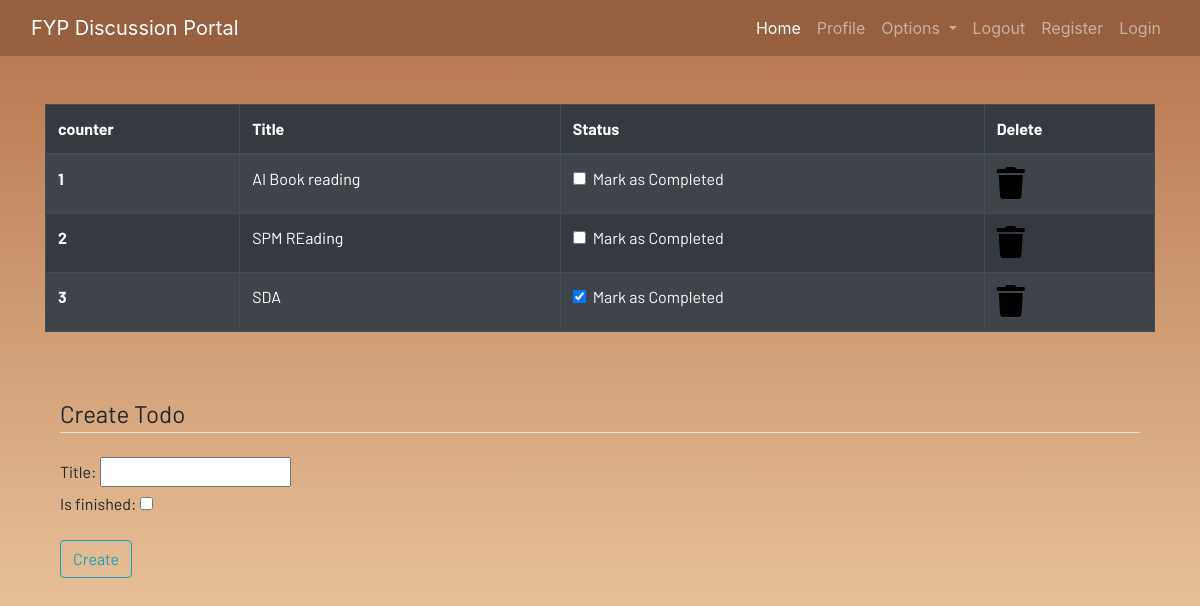
Page /todo (signed in) on the earlier database version.
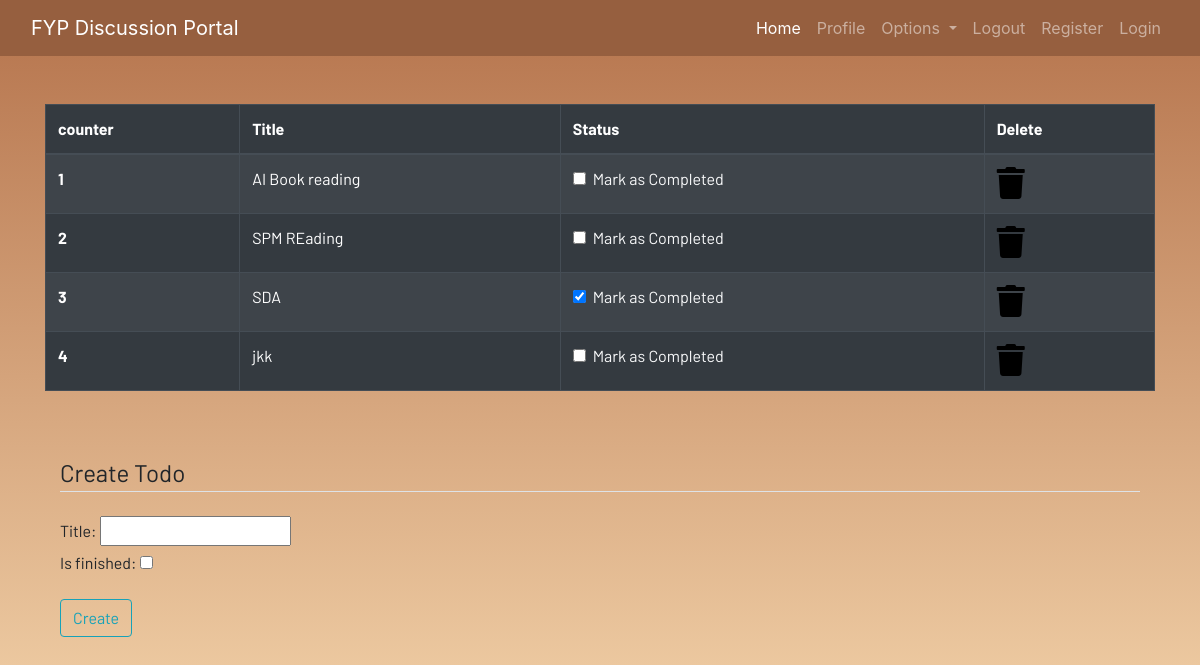
Same page on the later database version.
### dashboard/models.py (models this page shows)
class Todo(models.Model):
    user=models.ForeignKey(User,on_delete=models.CASCADE)
    title=models.CharField(max_length=200)
    is_finished=models.BooleanField(default=False)

### dashboard/views.py (the view)
# urls.py: path('todo',views.todo, name="todo"),
def todo(request):
    if request.method == 'POST':
        form =TodoForm(request.POST)
        if form.is_valid():
            try:
                finished=request.POST["is_finished"]
                if finished =='on':
                    finished =True
                else:
                    finished=False
            except:
                    finished=False
            todos=Todo(
                    user=request.user,
                    title=request.POST['title'],
                    is_finished=finished
                )
            todos.save()
            messages.success(request,f"Todo added from {request.user.username} successfully")
    else:
        form=TodoForm()
    todo=Todo.objects.filter(user=request.user)
    if len(todo)== 0:
        todos_done=True
    else:
        todos_done=False
    context={
        'form':form,
        'todos':todo,
        'todos_done':todos_done
    }
    return render(request,'dashboard/todo.html',context)

### dashboard/forms.py
class TodoForm(forms.ModelForm):
    class Meta:
        model=Todo
        fields=['title','is_finished']

### dashboard/templates/dashboard/todo.html (shortened to what this page needs)
{% extends 'dashboard/base.html' %} {% load static %} {% block content %}
<div class="container">
  {% if not todos_done %}
  <table class="table table-striped table-bordered table-hover table-dark">
    <thead>
      <tr>
        <th scope="col">counter</th>
        <th scope="col">Title</th>
        <th scope="col">Status</th>
        <th scope="col">Delete</th>
      </tr>
    </thead>
    <tbody>
      {% for todo in todos %}
      <tr>
        <th scope="row">{{forloop.counter}}</th>
        <td>{{todo.title}}</td>
        <td>
          <a href="{% url 'update_todo' todo.id %}">
            <div class="form-check">
              {% if todo.is_finished == True %}
              <input
                class="form-check-input"
                type="checkbox"
                value=""
                checked
              />
              {% else %}
              <input class="form-check-input" type="checkbox" value="" />
              {% endif %}
              <label class="form-check-label text-light" for="flexCheckDefault">
                Mark as Completed
              </label>
            </div>
          </a>
        </td>
        <td>
          <a href="{% url "delete_todo" todo.id %}"><i class="fa fa-trash fa-2x"></i></a>
        </td>
      </tr>
      {% endfor %}
    </tbody>
  </table>
  {% else %}
  <h4>All tasks have been done!! create to add more</h4>
</div>
{% endif %}
<br /><br />
<div class="container">
  <form method="POST">
    <fieldset class="form-group">
      <legend class="border-bottom mb-4">Create Todo</legend>
      {{form}}
    </fieldset>
    <div class="form-group">
      <button href="" class="btn btn-outline-info" type="submit">Create</button>
    </div>
  </form>
</div>
{% endblock content %}

Differences in the rows shown:
added Todo: title "jkk"
